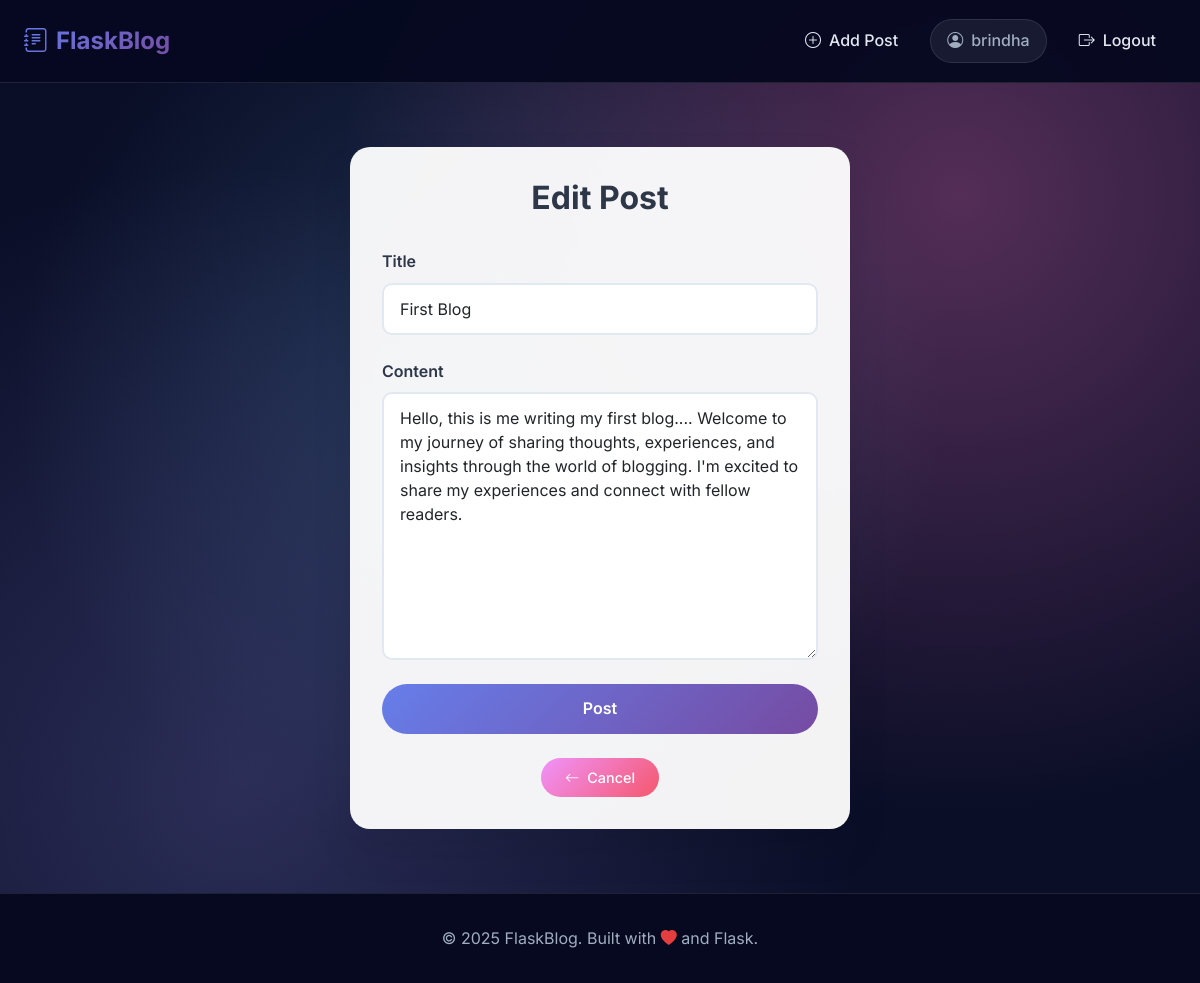
The app's page /edit_post/2 (signed in) with its own data.
### app.py (models this page shows, shortened)
class User(db.Model):
    id = db.Column(db.Integer, primary_key=True)
    username = db.Column(db.String(80), unique=True, nullable=False)
    email = db.Column(db.String(120), unique=True, nullable=False)
    password_hash = db.Column(db.String(128), nullable=False)
    posts = db.relationship('Post', backref='author', lazy=True)

class Post(db.Model):
    id = db.Column(db.Integer, primary_key=True)
    title = db.Column(db.String(200), nullable=False)
    content = db.Column(db.Text, nullable=False)
    date_posted = db.Column(db.DateTime, default=datetime.utcnow)
    user_id = db.Column(db.Integer, db.ForeignKey('user.id'), nullable=False)

### app.py (the view)
    def decorated_function(*args, **kwargs):
        if 'user_id' not in session:
            flash('Please log in to access this page.', 'warning')
            return redirect(url_for('login'))
        return f(*args, **kwargs)

### app.py
class PostForm(FlaskForm):
    title = StringField('Title', validators=[DataRequired(), Length(max=200)])
    content = TextAreaField('Content', validators=[DataRequired()])
    submit = SubmitField('Post')

### app.py (called while the page is built)
def login_required(f):
    def decorated_function(*args, **kwargs):
        if 'user_id' not in session:
            flash('Please log in to access this page.', 'warning')
            return redirect(url_for('login'))
        return f(*args, **kwargs)
    decorated_function.__name__ = f.__name__
    return decorated_function

def get_current_user():
    if 'user_id' in session:
        return User.query.get(session['user_id'])
    return None

@app.route('/edit_post/<int:post_id>', methods=['GET', 'POST'])
@login_required
def edit_post(post_id):
    post = Post.query.get_or_404(post_id)
    if post.user_id != session['user_id']:
        flash('You can only edit your own posts.', 'error')
        return redirect(url_for('index'))
    form = PostForm()
    if form.validate_on_submit():
        post.title = form.title.data
        post.content = form.content.data
        db.session.commit()
        flash('Your post has been updated!', 'success')
        return redirect(url_for('post', post_id=post.id))
    elif request.method == 'GET':
        form.title.data = post.title
        form.content.data = post.content
    current_user = get_current_user()
    return render_template('create_post.html', form=form, current_user=current_user,
                          title='Edit Post', post=post)

@app.context_processor
def inject_current_user():
    return {'current_user': get_current_user()}

### templates/create_post.html (shortened to what this page needs)
{% extends "base.html" %}
{% block content %}
<div class="container">
  <div class="form-container">
    <h2 class="form-title">{{ title or 'Create New Post' }}</h2>
    <form method="POST">
      <div class="form-group">
        {{ form.title.label(class="form-label") }}
        {{ form.title(class="form-control" + (" is-invalid" if form.title.errors else "")) }}
      </div>
      <div class="form-group">
        {{ form.content.label(class="form-label") }}
        {{ form.content(class="form-control" + (" is-invalid" if form.content.errors else ""), rows="10", placeholder="Share your thoughts...") }}
      </div>
      <div class="form-group">
        {{ form.submit(class="btn-primary") }}
      </div>
    </form>
    <div class="text-center mt-3">
      <a href="{{ url_for('index') }}" class="btn-secondary">
        <i class="bi bi-arrow-left me-2"></i>Cancel
      </a>
    </div>
  </div>
</div>
{% endblock %}

### templates/base.html (shortened to what this page needs)
<!doctype html>
<html lang="en">
<head>
  <link href="https://cdn.jsdelivr.net/npm/bootstrap@5.3.0/dist/css/bootstrap.min.css" rel="stylesheet">
  <link href="https://cdn.jsdelivr.net/npm/bootstrap-icons@1.7.2/font/bootstrap-icons.css" rel="stylesheet">
  <link rel="stylesheet" href="{{ url_for('static', filename='css/style.css') }}">
</head>
<body>
  <nav class="navbar navbar-expand-lg navbar-dark">
    <div class="container-fluid px-4">
      <a class="navbar-brand" href="{{ url_for('index') }}">
        <i class="bi bi-journal-text me-2"></i>FlaskBlog
      </a>
      <div class="collapse navbar-collapse" id="navbarNav">
        <ul class="navbar-nav ms-auto">
          {% if current_user %}
            <li class="nav-item">
              <a class="nav-link" href="{{ url_for('create_post') }}">
                <i class="bi bi-plus-circle me-2"></i>Add Post
              </a>
            </li>
            <li class="nav-item">
              <span class="navbar-text">
                <i class="bi bi-person-circle"></i>{{ current_user.username }}
              </span>
            </li>
            <li class="nav-item">
              <a class="nav-link" href="{{ url_for('logout') }}">
                <i class="bi bi-box-arrow-right me-2"></i>Logout
              </a>
            </li>
          {% endif %}
        </ul>
      </div>
    </div>
  </nav>
  <main>
    {% block content %}{% endblock %}
  </main>
  <footer>
    <div class="container">
      <p class="mb-0">© 2025 FlaskBlog. Built with <i class="bi bi-heart-fill" style="color: #e53e3e;"></i> and Flask.</p>
    </div>
  </footer>
</body>
</html>

### static/css/style.css (style rules this page uses)
:root { --primary-gradient: linear-gradient(135deg, #667eea 0%, #764ba2 100%); --secondary-gradient: linear-gradient(135deg, #f093fb 0%, #f5576c 100%); --accent-gradient: linear-gradient(135deg, #4facfe 0%, #00f2fe 100%); --dark-bg: #0a0e27; --darker-bg: #060920; --card-bg: rgba(255, 255, 255, 0.95); --text-primary: #2d3748; --text-secondary: #718096; --border-color: rgba(255, 255, 255, 0.1); }
* { margin: 0; padding: 0; box-sizing: border-box; }
body { font-family: 'Inter', -apple-system, BlinkMacSystemFont, sans-serif; background: var(--dark-bg); background-image: radial-gradient(circle at 20% 80%, rgba(120, 119, 198, 0.3) 0%, transparent 50%), radial-gradient(circle at 80% 20%, rgba(255, 119, 198, 0.3) 0%, transparent 50%), radial-gradient(circle at 40% 40%, rgba(120, 200, 255, 0.2) 0%, transparent 50%); min-height: 100vh; display: flex; flex-direction: column; line-height: 1.6; }
main { flex: 1; padding: 0; }
.navbar { background: rgba(6, 9, 32, 0.95); backdrop-filter: blur(20px); border-bottom: 1px solid var(--border-color); padding: 1rem 0; position: sticky; top: 0; z-index: 1000; }
.navbar-brand { font-weight: 700; font-size: 1.5rem; background: var(--primary-gradient); -webkit-background-clip: text; -webkit-text-fill-color: transparent; background-clip: text; display: flex; align-items: center; text-decoration: none; }
.navbar-nav { align-items: center; }
.nav-item { margin: 0 0.25rem; }
.nav-link { color: #e2e8f0 !important; font-weight: 500; transition: all 0.3s ease; position: relative; padding: 0.75rem 1rem !important; border-radius: 8px; display: flex; align-items: center; text-decoration: none; }
.nav-link i { font-size: 1rem; }
.navbar-text { color: #a0aec0 !important; font-weight: 500; margin: 0 0.5rem; padding: 0.5rem 1rem; background: rgba(160, 174, 192, 0.1); border-radius: 25px; display: flex; align-items: center; border: 1px solid rgba(255, 255, 255, 0.1); }
.navbar-text i { margin-right: 0.5rem; }
.form-container { max-width: 500px; margin: 4rem auto; padding: 2rem; background: var(--card-bg); border-radius: 20px; box-shadow: 0 20px 40px rgba(0, 0, 0, 0.1); }
.form-title { font-size: 2rem; font-weight: 700; color: var(--text-primary); text-align: center; margin-bottom: 2rem; }
.form-group { margin-bottom: 1.5rem; }
.form-label { display: block; margin-bottom: 0.5rem; font-weight: 600; color: var(--text-primary); }
.form-control { width: 100%; padding: 0.75rem 1rem; border: 2px solid #e2e8f0; border-radius: 10px; font-size: 1rem; transition: all 0.3s ease; background: white; }
.btn-primary { background: var(--primary-gradient); border: none; padding: 0.75rem 2rem; border-radius: 50px; font-weight: 600; color: white; cursor: pointer; transition: all 0.3s ease; width: 100%; font-size: 1rem; }
.btn-secondary { background: var(--secondary-gradient); border: none; padding: 0.5rem 1.5rem; border-radius: 25px; font-weight: 500; color: white; text-decoration: none; display: inline-block; transition: all 0.3s ease; font-size: 0.9rem; }
footer { background: var(--darker-bg); color: #a0aec0; padding: 2rem 0; text-align: center; border-top: 1px solid var(--border-color); margin-top: auto; }
.form-container { animation: fadeInUp 0.6s ease-out; }

### records on screen
User: username "brindha"
Post: title "First Blog", content "Hello, this is me writing my first blog.... Welcome to my journey of sharing thoughts, experiences, and insights through the world of blogging. I'm excited to share my experiences and connect with fellow readers."

### other values on screen
{{ title or 'Create New Post' }} "Edit Post"
